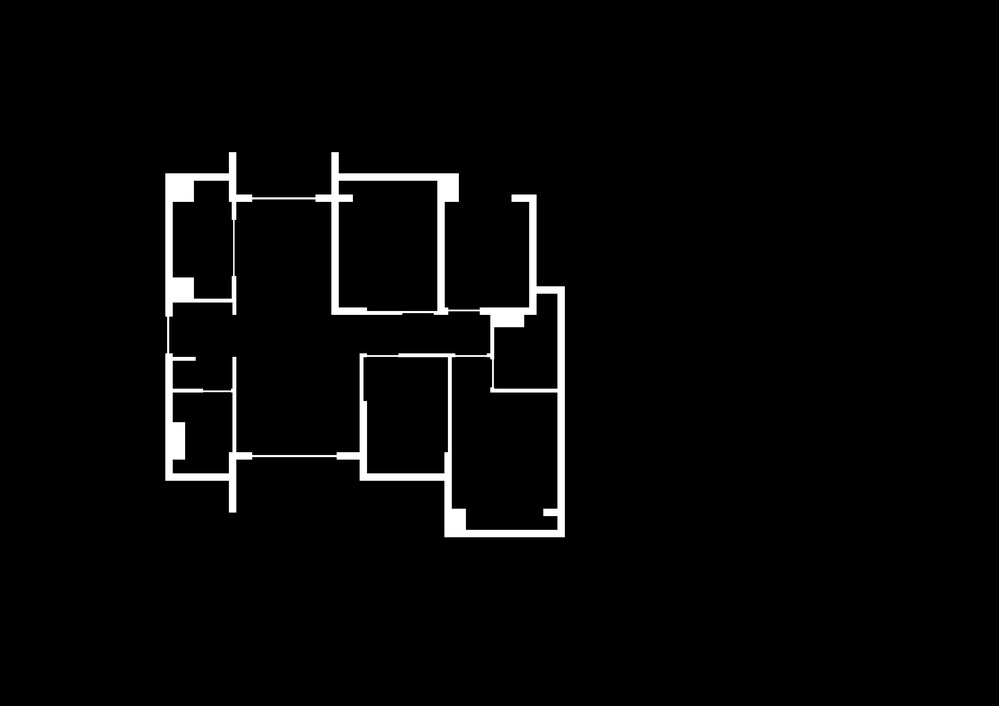
#> input picture DataProcess/ParseDoorLine/data/masks/(T3) 12#楼105户型平面图（镜像）-3_Structure2.jpg, 999 x 706 px, shrunk from 2828 x 2000 before the run
$ python deal_mask1.py
#> lines starting #> are read from the running program, lines starting #| are printed output that depends on the picture; after the words box and inside, x2 and y2 are one past the last pixel; in counts of white or black regions, pixels touching at a corner belong together
import cv2
import numpy as np
import os
import random

# [5 lines left out: function imgRead, not called in this run]

def imgReadGray(imgpath):
    if not os.path.exists(imgpath):
        print('img path not exist')
        return None
    return cv2.imdecode(np.fromfile(imgpath, dtype=np.uint8), cv2.IMREAD_GRAYSCALE)
#> returned value is the input picture: shape (706, 999); min 0, max 255, mean 7

def imgWrite(imgpath, img):
    cv2.imencode(os.path.splitext(imgpath)[1], img)[1].tofile(imgpath)

# [34 lines left out: functions is_binary_image, test_binary, not called in this run]

def filter_contours(contours, min_area=10):
    filtered_contours = [cnt for cnt in contours if cv2.contourArea(cnt) > min_area]
    return filtered_contours

# [30 lines left out: function get_binary_contours, not called in this run]

def find_rooms():
    maskpath = '../data/masks/(T3) 12#楼105户型平面图（镜像）-3_Structure2.jpg'
    img = imgReadGray(maskpath)
    _, img = cv2.threshold(img, 127, 255, cv2.THRESH_BINARY)     # 读取图片后必须二值化
#> img: shape (706, 999); 2.8% white; 1 white region
    # img = cv2.bitwise_not(img)   # 黑白反转

    # contours, _ = cv2.findContours(img, cv2.RETR_LIST, cv2.CHAIN_APPROX_SIMPLE)
    contours, _ = cv2.findContours(img, cv2.RETR_EXTERNAL, cv2.CHAIN_APPROX_SIMPLE)
#> contours = 1 contour; box (x1, y1, x2, y2) and area: (165, 152, 565, 537) 110186
    print('contours num1:', len(contours), type(contours))
#| contours num1: 1 <class 'list'>
    contours = filter_contours(contours)
#> in filter_contours, `filtered_contours = [cnt for cnt in contours if cv2.contourArea(cnt) >..`: filtered_contours has the same summary as contours in find_rooms
    print('contours num2:', len(contours), type(contours))
#| contours num2: 1 <class 'list'>
    # [6 lines of commented-out code are left out]

    img_revise = cv2.bitwise_not(img)
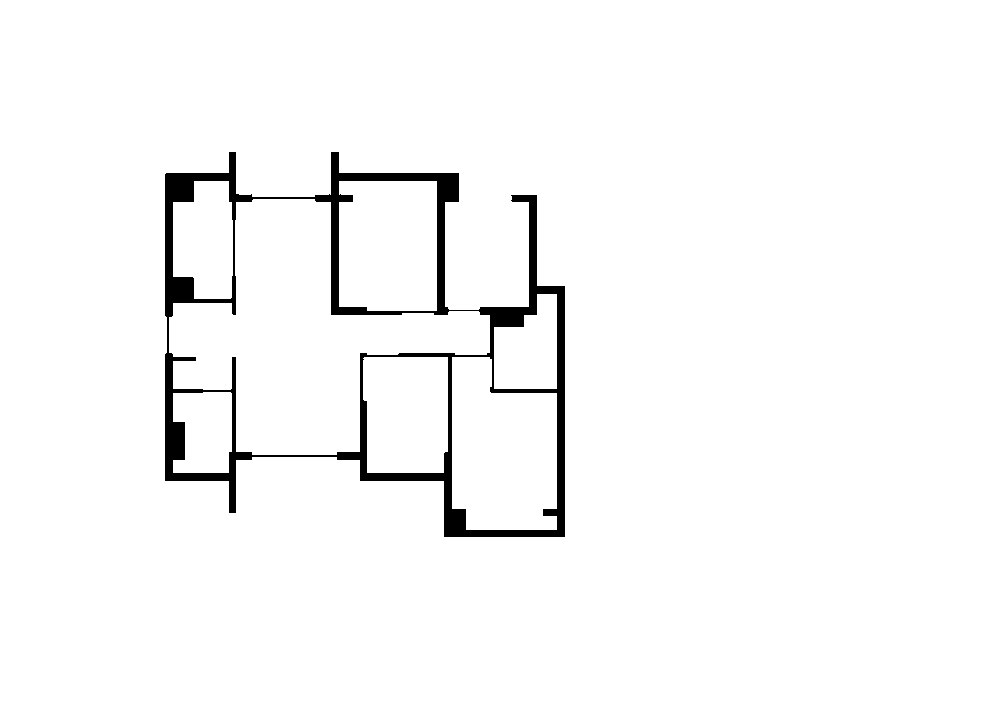
#> img_revise: shape (706, 999); 97.2% white; 1 black region, box (x1, y1, x2, y2) and area: (165, 152, 565, 537) 19966
    con1 = contours[0]
#> con1 = contour of 74 points, box (x1, y1, x2, y2) (165, 152, 565, 537), area 110186
    # 创建一个与二值图像尺寸相同的掩码
    mask = np.zeros_like(img_revise)
    # 绘制轮廓到掩码中，轮廓以内的区域标记为1，轮廓上置0
    cv2.drawContours(mask, [con1], -1, 255, thickness=cv2.FILLED)
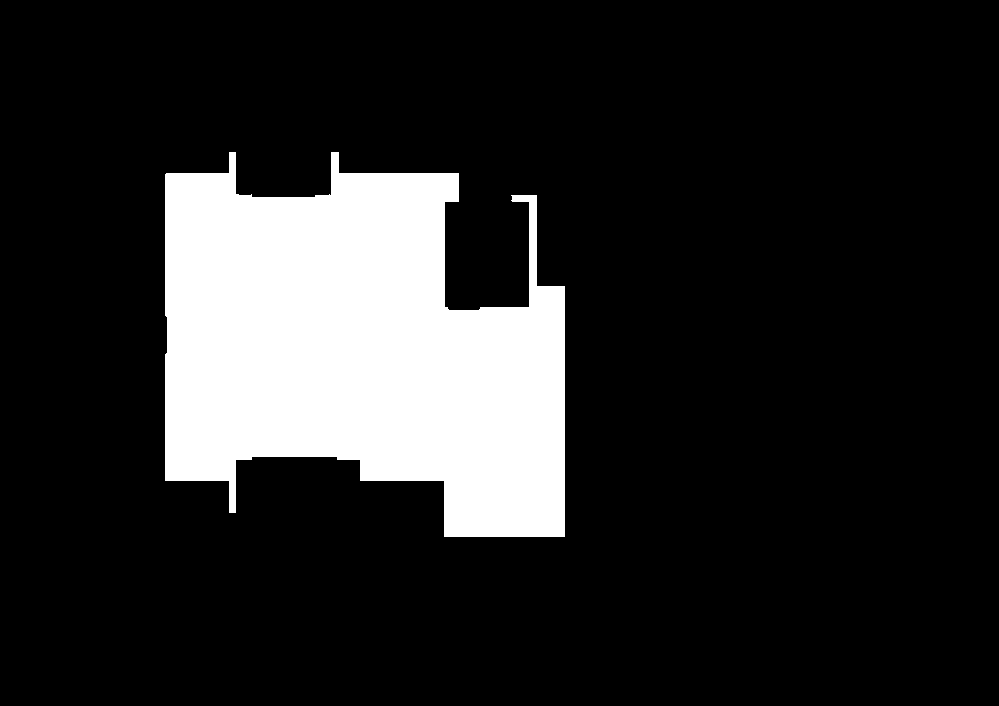
#> mask: shape (706, 999); 15.8% white; 1 white region, box (x1, y1, x2, y2) and area: (165, 152, 565, 537) 111207
    # cv2.drawContours(mask, [con1], -1, 0, thickness=1)     # findContours函数查找到的轮廓有厚度，必须设置特别大才行，需要小于最小墙厚

    result_image = cv2.bitwise_and(img_revise, mask)
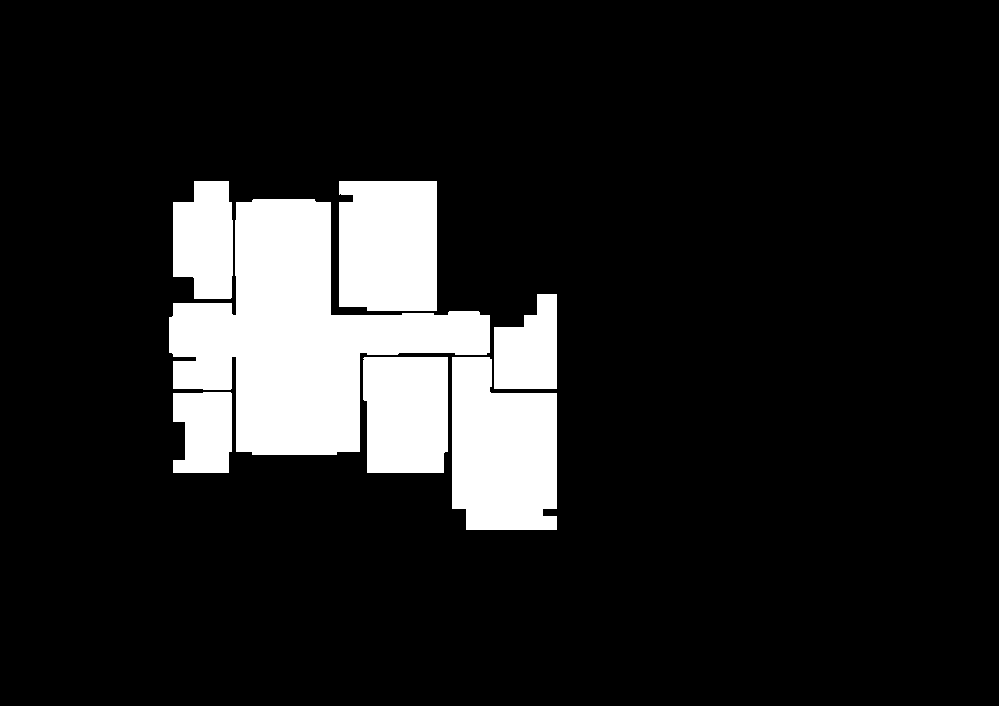
#> result_image: shape (706, 999); 12.9% white; 7 white regions
    imgWrite('../data/tmp_res/img_contours2.jpg', result_image)
    # result_image = imgReadGray('../data/tmp_res/img_contours2.jpg')

    contours2, _ = cv2.findContours(result_image, cv2.RETR_EXTERNAL, cv2.CHAIN_APPROX_SIMPLE)
#> contours2 = 7 contours; box (x1, y1, x2, y2) and area: (169, 199, 490, 455) 38167, (452, 357, 557, 530) 15128, (339, 181, 437, 311) 12290, (363, 357, 448, 473) 9288, (173, 181, 233, 299) 5878, (494, 294, 557, 389) 4566, (173, 392, 232, 473) 4080
    print('contours2 num1:', len(contours2))
#| contours2 num1: 7
    contours2 = filter_contours(contours2)
#> in filter_contours (call 2), `filtered_contours = [cnt for cnt in contours if cv2.contourArea(cnt) >..`: filtered_contours has the same summary as contours2 in find_rooms
    print('contours2 num2:', len(contours2))
#| contours2 num2: 7

    # 创建与二值图像尺寸相同的RGB画板
    rgb_image = np.zeros((img.shape[0], img.shape[1], 3), dtype=np.uint8)

    # 为每个轮廓分配一个随机颜色并绘制
    for contour in contours2:
        # 生成随机颜色 (B, G, R)
        color = (random.randint(128, 255), random.randint(128, 255), random.randint(128, 255))
        print('color:', color)
        # 绘制轮廓
        # cv2.drawContours(rgb_image, [contour], -1, color, 2)
        cv2.drawContours(rgb_image, [contour], -1, color, thickness=cv2.FILLED)
#> this loop made 7 passes
#> color on passes 1 to 7: (226, 235, 138), (194, 252, 231), (205, 250, 219), (183, 163, 200), (163, 152, 192), (165, 207, 153), (146, 212, 248)
#| color: (226, 235, 138)
#| color: (194, 252, 231)
#| color: (205, 250, 219)
#| color: (183, 163, 200)
#| color: (163, 152, 192)
#| color: (165, 207, 153)
#| color: (146, 212, 248)
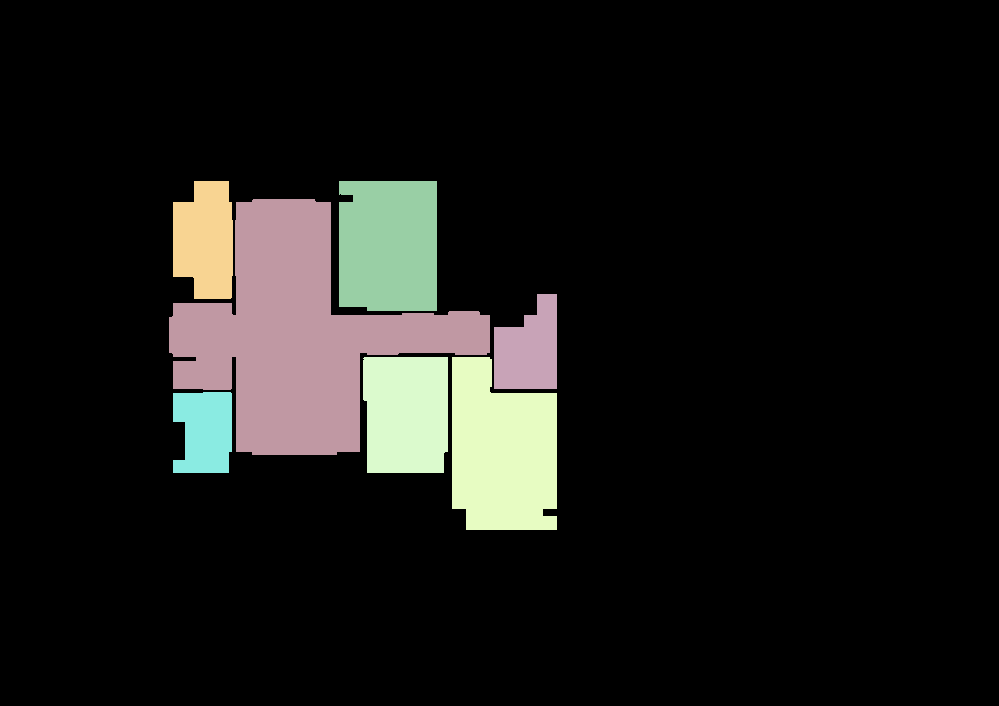
#> rgb_image: shape (706, 999, 3); mean of channels 0, 1, 2 22.7, 25.2, 25.6; drawn as B, G, R

    # imgWrite('../data/tmp_res/img_reverse.jpg', img)
    imgWrite('../data/tmp_res/img_contours3.jpg', rgb_image)

# [33 lines left out: function get_connected_region, not called in this run]


if __name__ == '__main__':
    find_rooms()
    # get_connected_region()
    # test_binary()
